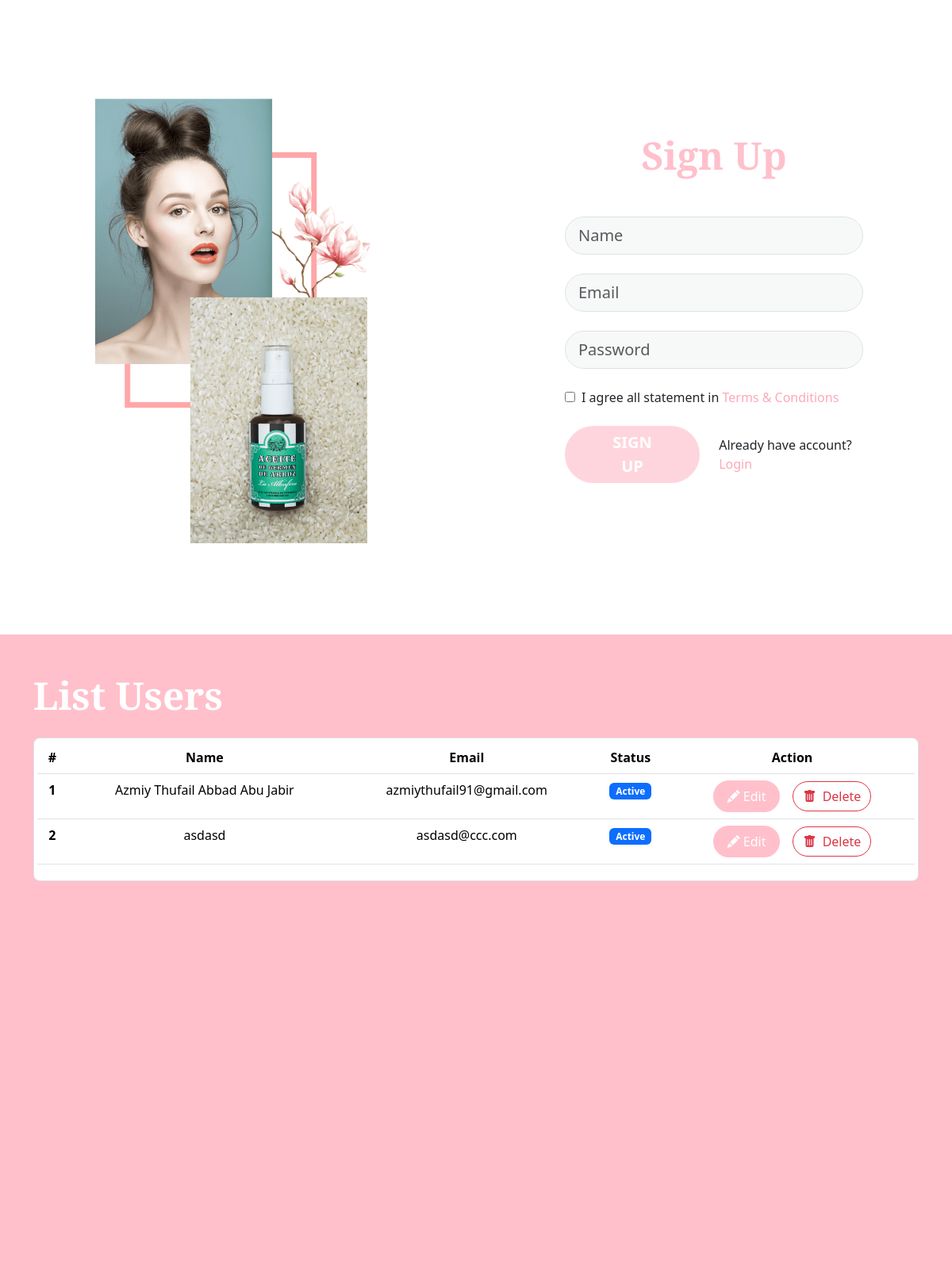
Before: / with the older database file.
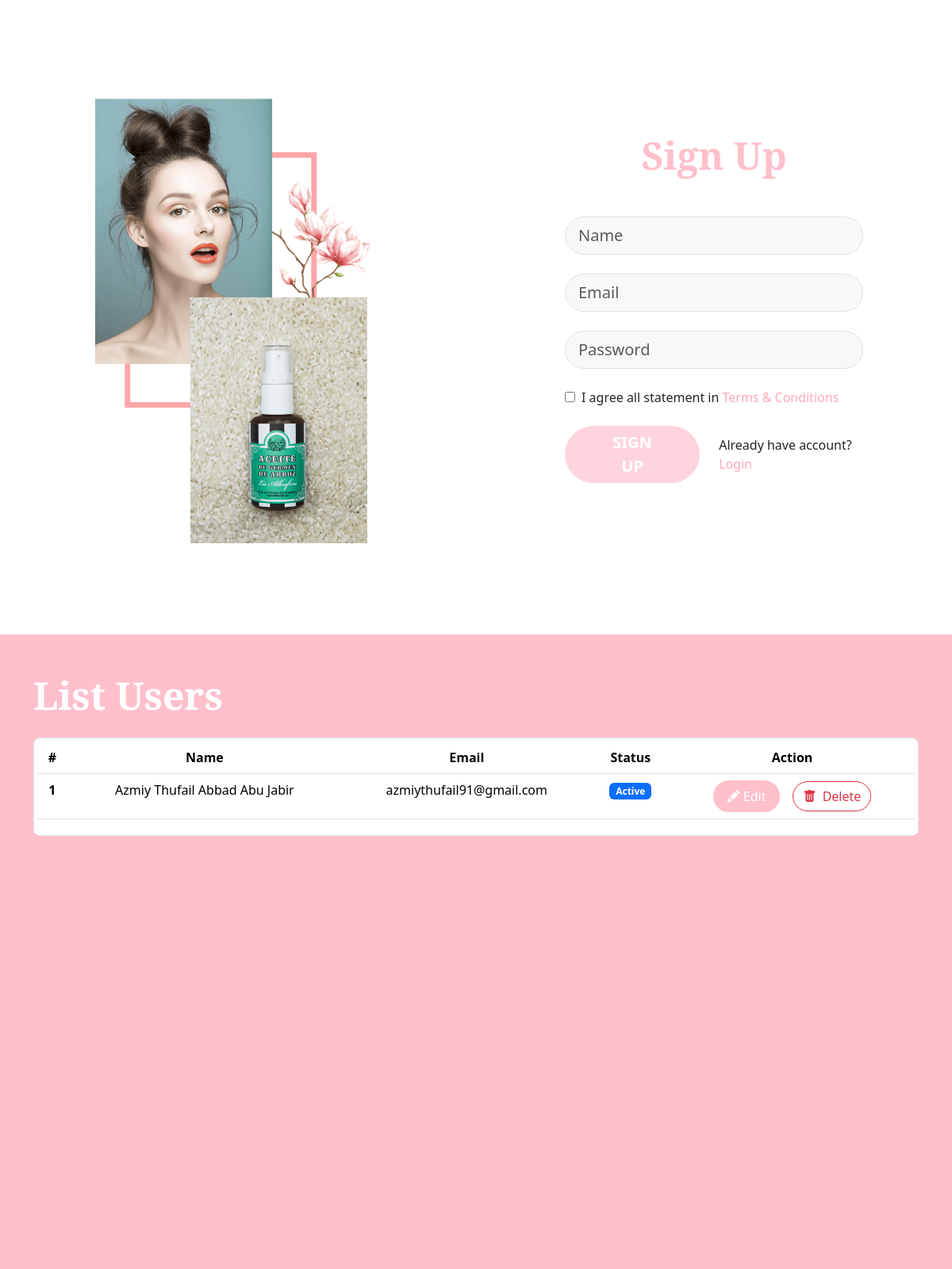
After: the same page with the newer database file.
### tables this page shows
CREATE TABLE users (
                    id INTEGER PRIMARY KEY AUTOINCREMENT,
                    name TEXT NOT NULL,
                    email TEXT NOT NULL,
                    password TEXT NOT NULL,
                    status INTEGER DEFAULT 1
                );

### inc/render.php (called while the page is built)
<?php
class Render
{
    public function view($view_filename, $data = [])
    {
        $data = (object) $data;
        include_once("views/{$view_filename}.php");
    }
}

### controllers/user.php (called while the page is built, shortened)
<?php
class User extends Controller
{
    public function index()
    {
        $user = $this->load_model("UserModel");
        $users = $user->getUsers();
        $this->render->view('sign-up', ['users' => $users]);
    }
}

### index.php (called while the page is built, shortened)
<?php
include_once('inc/routes.php');
include_once('inc/render.php');
$route = $_GET['main_route'] ?? "";
new Routes($route);

### models/UserModel.php (called while the page is built, shortened)
<?php
class UserModel
{
    public $db;
    public function __construct()
    {
        $this->db = new SQLite3("database-tes_oshs.db");
        $query = "CREATE TABLE IF NOT EXISTS users (
                    id INTEGER PRIMARY KEY AUTOINCREMENT,
                    name TEXT NOT NULL,
                    email TEXT NOT NULL,
                    password TEXT NOT NULL,
                    status INTEGER DEFAULT 1
                );";
        $this->db->exec($query);
    }
    public function getUsers()
    {
        $query = "SELECT * FROM users";
        $result = $this->db->query($query);
        $users = [];
        while ($row = $result->fetchArray(SQLITE3_ASSOC)) {
            $users[] = $row;
        }
        return $users;
    }
}

### views/sign-up.php (the view, shortened to what this page needs)
<!doctype html>
<html lang="en">
<head>
  <link href="https://cdn.jsdelivr.net/npm/bootstrap@5.3.3/dist/css/bootstrap.min.css" rel="stylesheet">
  <link rel="stylesheet" href="https://cdn.jsdelivr.net/npm/bootstrap-icons@1.11.3/font/bootstrap-icons.min.css">
  <link rel="stylesheet" href="./public/styles/style.css">
</head>
<body>
  <main class="">
    <section class="row g-0 vh-100 overflow-hidden">
      <div class="col-12 col-lg-6 d-none d-lg-flex align-items-center justify-content-center h-100">
        <div class="mt-5">
          <img src="./public/assets/banner-historia2-min.png" alt="banner" class="" height="600">
        </div>
      </div>
      <div class="col-12 col-lg-6 d-flex flex-column align-items-center justify-content-center h-100">
        <h1 class="header-title mb-5">Sign Up</h1>
        <form id="form-sign-up" action="./user/signUp" method="post" class="row align-items-center justify-content-center w-100">
          <div class="col-8 mb-4">
            <input name="name" class="form-control form-control-lg rounded-pill bg-secondary" style="--bs-bg-opacity: .05;" type="text" placeholder="Name" aria-label="Name" autocomplete="off" required>
          </div>
          <div class="col-8 mb-4">
            <input name="email" class="form-control form-control-lg rounded-pill bg-secondary" style="--bs-bg-opacity: .05;" type="email" placeholder="Email" aria-label="Email" aria-autocomplete="off" required>
          </div>
          <div class="col-8 mb-4">
            <input name="password" class="form-control form-control-lg rounded-pill bg-secondary" style="--bs-bg-opacity: .05;" type="password" placeholder="Password" aria-label="Password" aria-autocomplete="off" required>
          </div>
          <div class="col-8 mb-4 d-flex gap-2 align-items-center justify-content-start">
            <input id="tos" type="checkbox">
            <label for="tos">I agree all statement in <a href="#" class="text-decoration-none fw-medium" style="color: rgb(254, 168, 183);">Terms & Conditions</a></label>
          </div>
          <div class="col-8 mb-4 d-flex flex-column flex-md-row flex-lg-column flex-xl-row align-items-center justify-content-start gap-4">
            <button id="submit" type="submit" role="button" class="btn btn-lg rounded-pill btn-custom fw-semibold px-5 py-1" disabled="true">SIGN UP</button>
            <span>Already have account? <a href="#" class="text-decoration-none fw-medium" style="color: rgb(254, 168, 183);">Login</a></span>
          </div>
        </form>
      </div>
    </section>
    <section class="min-vh-100 py-5" style="background-color: pink">
      <div class="h-100 container">
        <h1 class="header-title mb-4" style="color: white;">List Users</h1>
        <div class="table-responsive border p-1 bg-white rounded-3">
          <table class="table">
            <thead>
              <tr>
                <th scope="col" class="text-center">#</th>
                <th scope="col" class="text-center">Name</th>
                <th scope="col" class="text-center">Email</th>
                <th scope="col" class="text-center">Status</th>
                <th scope="col" class="text-center">Action</th>
              </tr>
            </thead>
            <tbody>
              <?php foreach ($data->users as $idx => $item) { ?>
                <?php $status = boolval($item["status"]) ? true : false ?>
                <tr>
                  <th scope="row" class="text-center"><?= $idx + 1 ?></th>
                  <td class="text-center"><?= $item["name"] ?></td>
                  <td class="text-center"><?= $item["email"] ?></td>
                  <td class="text-center">
                    <span class="badge text-bg-<?= $status ? 'primary' : 'secondary' ?>">
                      <?= $status ? 'Active' : 'Inactive' ?>
                    </span>
                  </td>
                  <td class="text-center">
                    <div class="d-flex flex-row align-items-center justify-content-center gap-3">
                      <button id="btnEdit" type="button" role="button" class="btn btn-custom rounded-pill px-3" data-bs-toggle="modal" data-bs-target="#editUser" data-id="<?= $item["id"] ?>" data-name="<?= $item["name"] ?>" data-email="<?= $item["email"] ?>" data-status="<?= $item["status"] ?>">
                        <i class="bi bi-pencil-fill me-1 d-none d-lg-inline"></i>Edit
                      </button>
                      <button id="btnDelete" type="button" role="button" class="btn btn-outline-danger rounded-pill" data-id=<?= $item["id"] ?>>
                        <i class="bi bi-trash-fill me-1 d-none d-lg-inline"></i> Delete
                      </button>
                    </div>
                  </td>
                </tr>
              <?php } ?>
            </tbody>
          </table>
        </div>
      </div>
    </section>
  </main>
</body>
</html>

### inc/routes.php (shortened to what this page needs)
<?php
class Routes
{
    public function __construct($parameters)
    {
        $params = explode("/", trim($parameters, "/"), 3);
        $controller = isset($params[0]) && !empty($params[0]) ? $params[0] : 'user';
        $instance =  isset($params[1]) && !empty($params[1]) ? $params[1] : 'index';
        $args = isset($params[2]) ? explode("/", trim($params[2], "/")) : [];
        $controller = ucwords($controller);
        if (class_exists($controller)) {
            $controller_class = new $controller();
            if (method_exists($controller_class, $instance)) {
                $controller_class->$instance($args);
            } else {
                die("Undefined {$instance} Method in {$controller} Controller");
            }
        } else {
            die("Undefined {$controller} Controller");
        }
    }
}

### public/styles/style.css (style rules this page uses)
.header-title { font-family: "Playfair Display", serif; font-size: 3rem; font-weight: 700; color: pink; }
.btn-custom { color: white !important; background-color: pink !important; border: 2px solid pink !important; cursor: pointer !important; transition: all 0.3s !important; }

Changed rows visible on the page:
removed users: name "asdasd", email "asdasd@ccc.com", status "Active"
